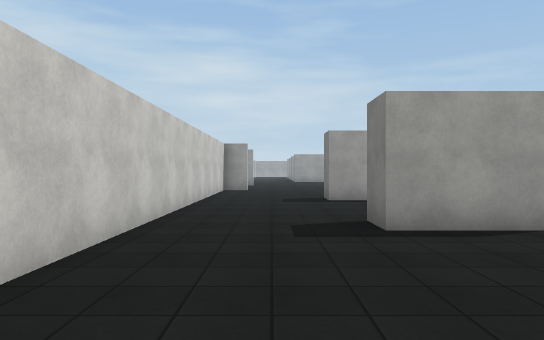
[1] (above)

24 first-person views from a walk through a scene from a Unity 3-D project. The camera is 1.5 m above the floor, looks level and sees 70° across. The floor is counted in squares, 2 m on a side. Each view is taken from the middle of a square. On the plan, view 1 faces up. The plan holds only what a view shows up to about 12 squares ahead; the rest is blank. The place goes on beyond the plan. The player character is not drawn. Surface patterns are stand-ins for the level's own textures.

[2]
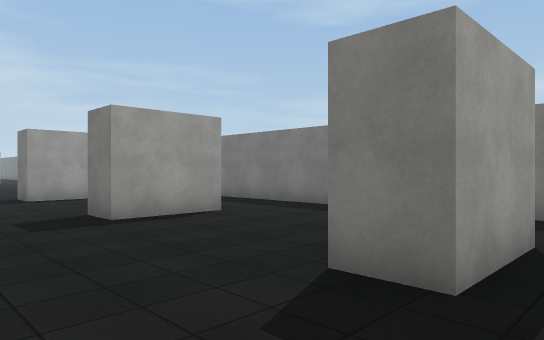

[3]
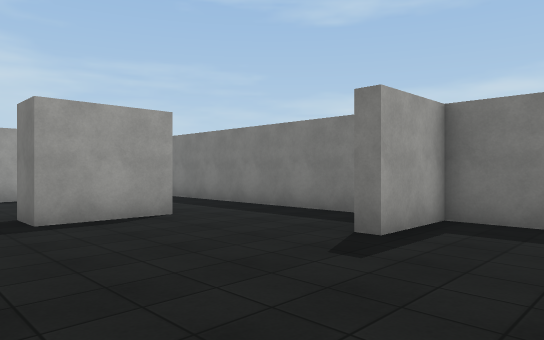

[4]
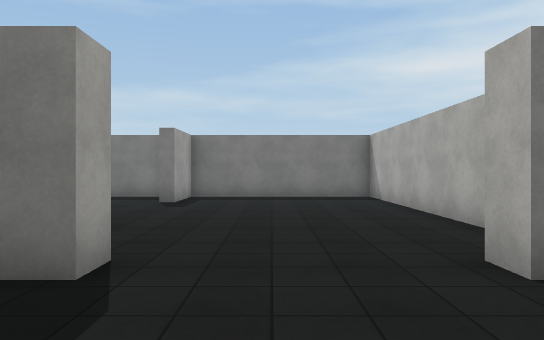

[5]
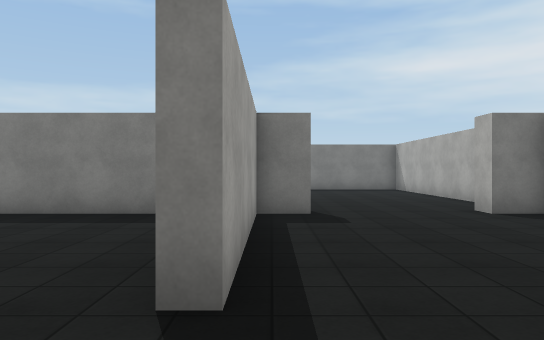

[6]
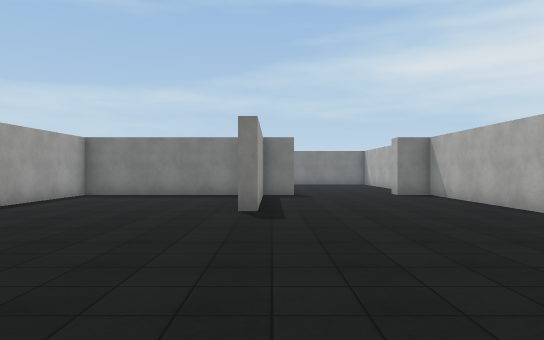

[7]
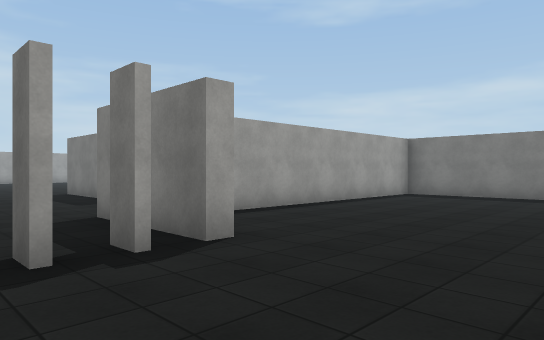

[8]
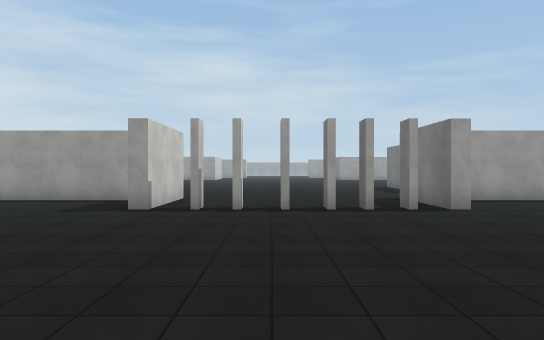

[9]
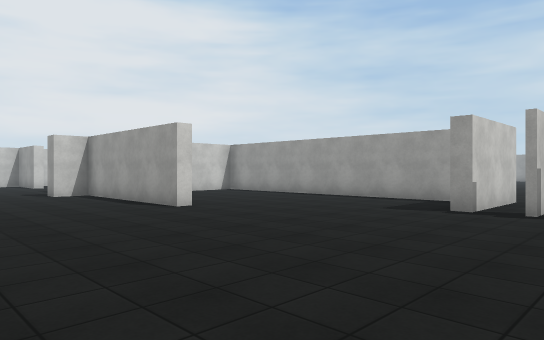

[10]
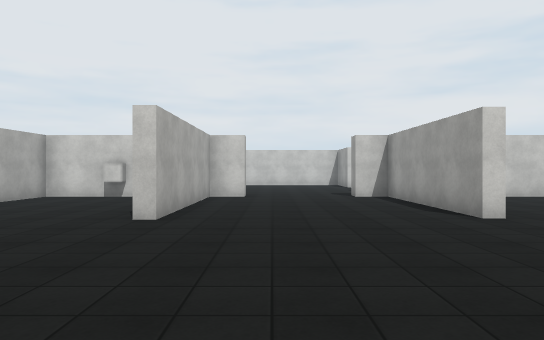

[11]
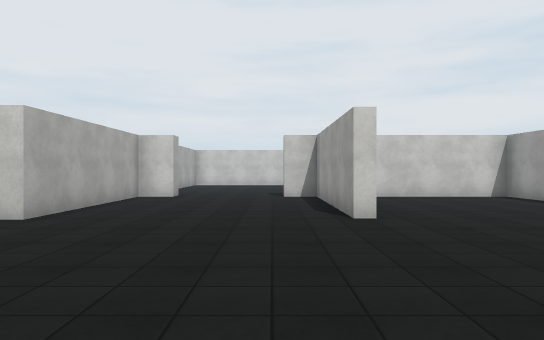

[12]
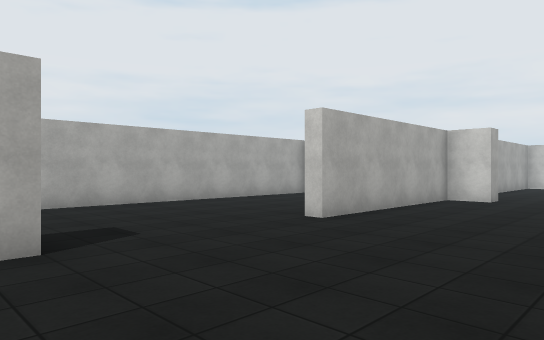

[13]
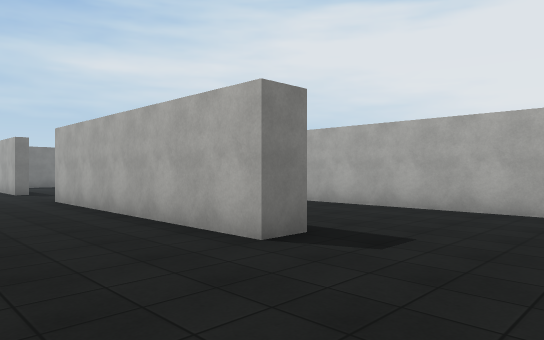

[14]
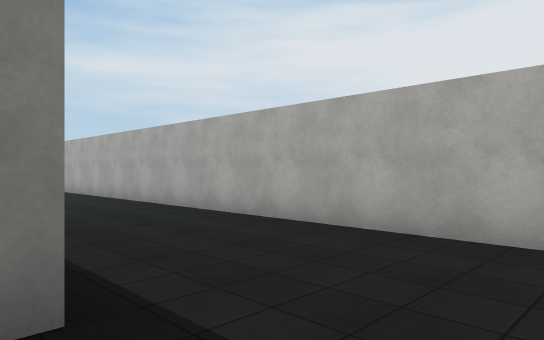

[15]
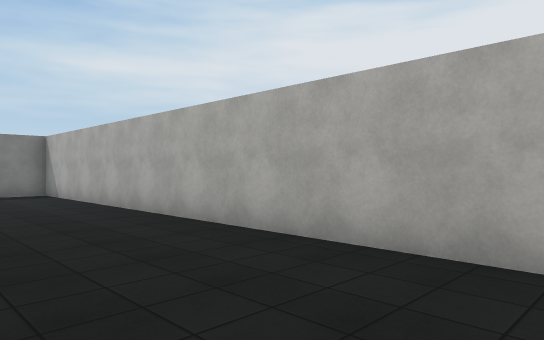

[16]
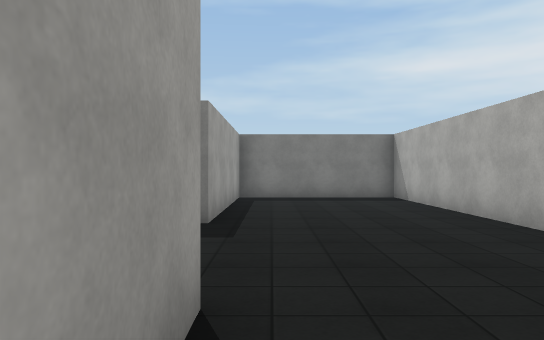

[17]
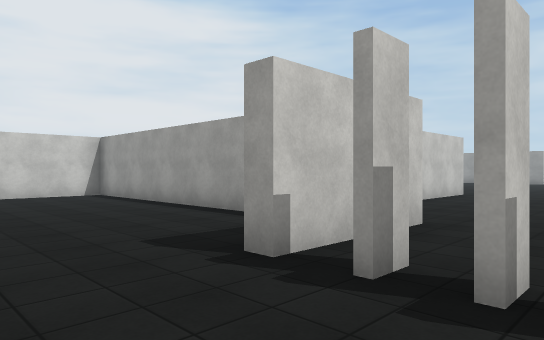

[18]
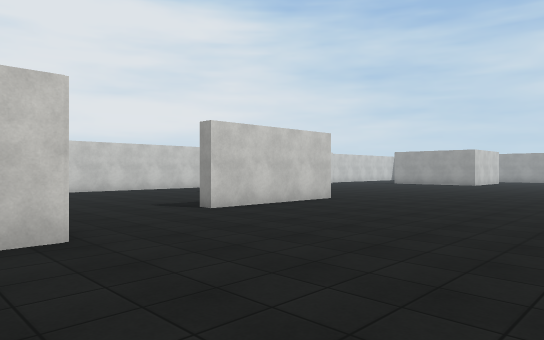

[19]
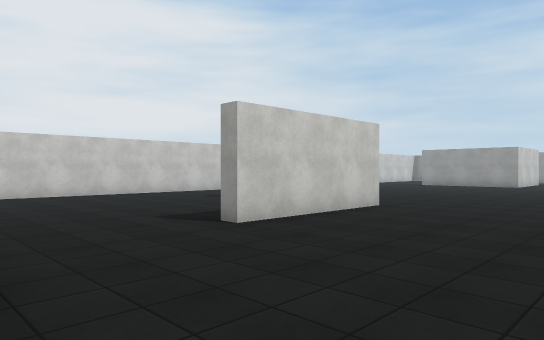

[20]
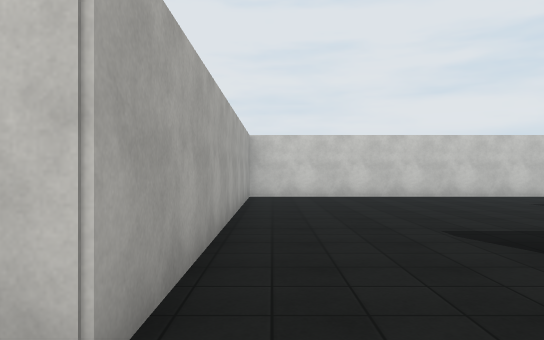

[21]
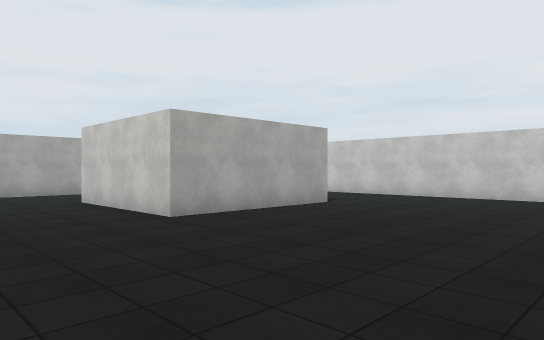

[22]
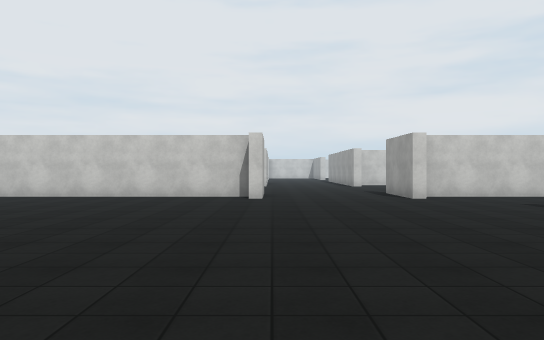

[23]
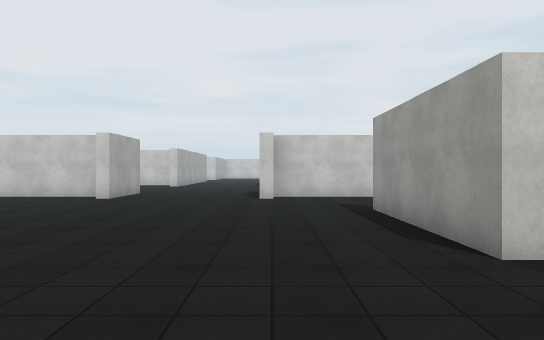

[24]
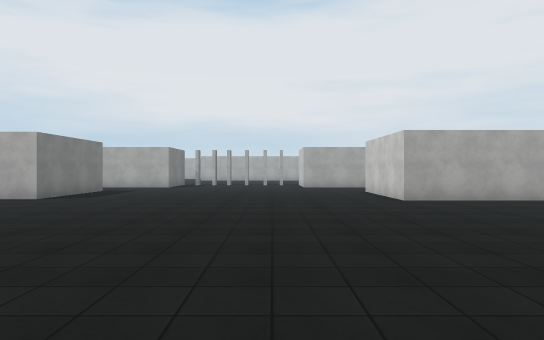

### Floor plan
Points are (right, up) in squares from view 1. A wall is a line through its corners. A room is listed if a view was taken in it or the views show most of it. See-through windows are left out.
Room 1 (views 1, 2, 3, 4, 5, 6, 7, 8, 9, 10, 11, 12, 13, 14, 15, 16, 17, 18, 19, 20, 21, 22, 23, 24)
walls: (-10, 6.6) (-10, 9) (-9, 9); (-15.6, 0) (-15.6, -0.6); (-16.4, 0) (-16.4, -0.8); (-18.5, 1.6) (-26.9, 1.6) (-26.9, -2.1); (-12.4, -0.6) (-12.4, 0); (-11.1, -0.6) (-11.6, -0.6) (-11.6, 2.4); (-23.4, 9.5) (-19.2, 9.5) (-19.2, 5.5) (-19.6, 5.5); (-22, -3.7) (-26.9, -3.7) (-26.9, -4.7) (-27.5, -4.7); (-1.8, 12) (-1.8, 2.5); (-2.4, -3) (-2.4, 1.6) (-10.1, 1.6); (-10.9, -9.6) (-12.5, -9.6); (-18, -9.6) (-18, -8.7) (-10.9, -8.7); (-7.5, -8.7) (-2.4, -8.7) (-2.4, -7.8) (-1.8, -7.8); (-1.8, -4.7) (-2.4, -4.7) (-2.4, -3.7) (-7, -3.7); (-26.9, 14.4) (-26.9, 2.4) (-17.4, 2.4) (-17.4, -0.6) (-17.8, -0.6); (-28, 14.8) (-26.2, 14.8) (-26.2, 14.4); (-19.2, 21.4) (-19.2, 20.9) (-23.4, 20.9); (3.5, 4.8) (1.4, 4.8) (1.4, 5.9); (2.9, 9.6) (1.4, 9.6) (1.4, 10.5); (3.5, -0.1) (1.4, -0.1) (1.4, 0.9); (-27.5, -7.8) (-26.9, -7.8) (-26.9, -8.7) (-21.9, -8.7) (-21.9, -9.1); (-26.2, 19.1) (-26.2, 18.7) (-28, 18.7); (0, -8.7) (5.9, -8.7) (5.9, -3.7) (4, -3.7); (-26.9, -11.4) (-26.9, -13.3) (-2.4, -13.3) (-2.4, -9.1) (-7.5, -9.1); (-26.9, 21.5) (-26.9, 19); (5.9, -2.9) (5.9, 8)

Positions as (right, up) in squares from view 1, and headings:
1: (0, 0), facing up
2: (-1, -1), facing up-right
3: (0, -6), facing up-right
4: (-5, -6), facing right
5: (-9, -4), facing right
6: (-14, -4), facing right
7: (-14, -4), facing up-right
8: (-15, -8), facing up
9: (-15, -8), facing up-left
10: (-16, -7), facing left
11: (-16, -5), facing left
12: (-17, -5), facing down-left
13: (-21, -6), facing down-right
14: (-20, -9), facing down-right
15: (-15, -10), facing down-right
16: (-13, -10), facing right
17: (-15, -3), facing up-left
18: (-13, 1), facing up-left
19: (-15, 2), facing up-left
20: (-16, 3), facing left
21: (-16, 15), facing down-left
22: (-16, 15), facing left
23: (-16, 19), facing left
24: (-16, 19), facing down
